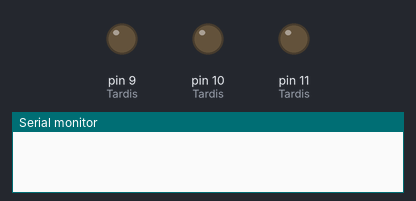
Bench run of a sketch on a simulated Arduino Uno, built with avr-gcc and run on an emulated ATmega328P. On the bench: output pins drawn as LEDs (lit = HIGH), the last lines printed to the serial monitor.

Above: at 0.1 s.
At 10.92 s:
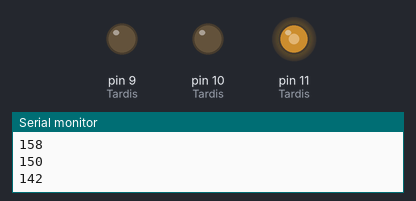
At 13.03 s:
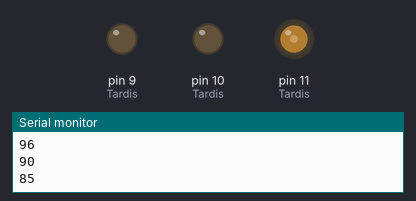
At 16.17 s:
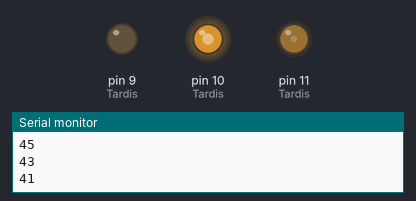
At 20.18 s:
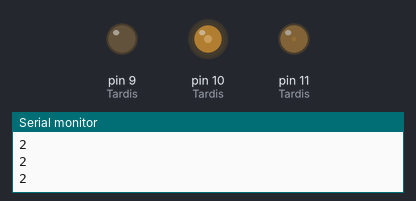
At 26.8 s:
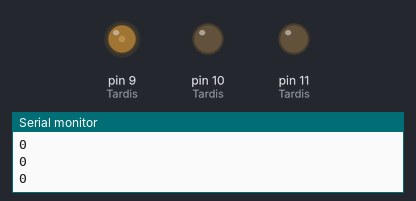
Timing chart, 0 to 32.6 s (numbered marks = the images above):
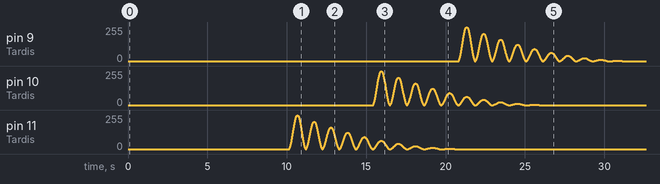

The sketch:

TardisLeds.ino
```cpp
#include <math.h>

float StepTime  = 0.01; // A 'step' is this number of seconds long
float CycleTime = 35.0; // The whole cycle repeats every this seconds

// Define how a Tardis behaves
typedef struct Tardis {
  int pin;          // LED is connected to this pin
  float startAt;    // Start pulsing at this many seconds
  float endAt;      // Stop pulsing at this meany seconds
  int cycles;       // Do this many cycles of pulse
  int defaultValue; // In case we want to change the default state
} Tardis_Type;

Tardis_Type Tardis[] = {
  {11, 10.0, 20.0, 10, 0},
  {10, 15.0, 25.0, 10, 0},
  {9,  20.0, 30.0, 10, 0},
};

/*
(exp(sin(x))-1/e)*(255/(e-1/e))
*/

int nTardis = sizeof(Tardis)/sizeof(Tardis_Type);

void setup()
{
  for(int n=0; n<nTardis; n++) {
    pinMode(Tardis[n].pin, OUTPUT);
  }
  Serial.begin(9600);
}

int stepN = 0;
void loop()
{
  float now = stepN * StepTime;

  for(int n=0; n<nTardis; n++) {
    if ((now >= Tardis[n].startAt) && (now <= Tardis[n].endAt)) {
      float x = (now-Tardis[n].startAt)/(Tardis[n].endAt-Tardis[n].startAt)*Tardis[n].cycles;
      float dimBy = 1.0 * (Tardis[n].cycles - int(x))/Tardis[n].cycles;
      x = 3*PI/2 + 2*PI*x;
      int val = int(sin(x)*127.0+127.0);
      val = int(float(val) * dimBy*dimBy);
      if (n == 0) {
        Serial.println(val);
      }
      analogWrite(Tardis[n].pin, val);
    }
    else {
      analogWrite(Tardis[n].pin, Tardis[n].defaultValue);
    }
  }
  delay(StepTime*1000);
  stepN = (stepN+1) % int(CycleTime/StepTime);
}
```
